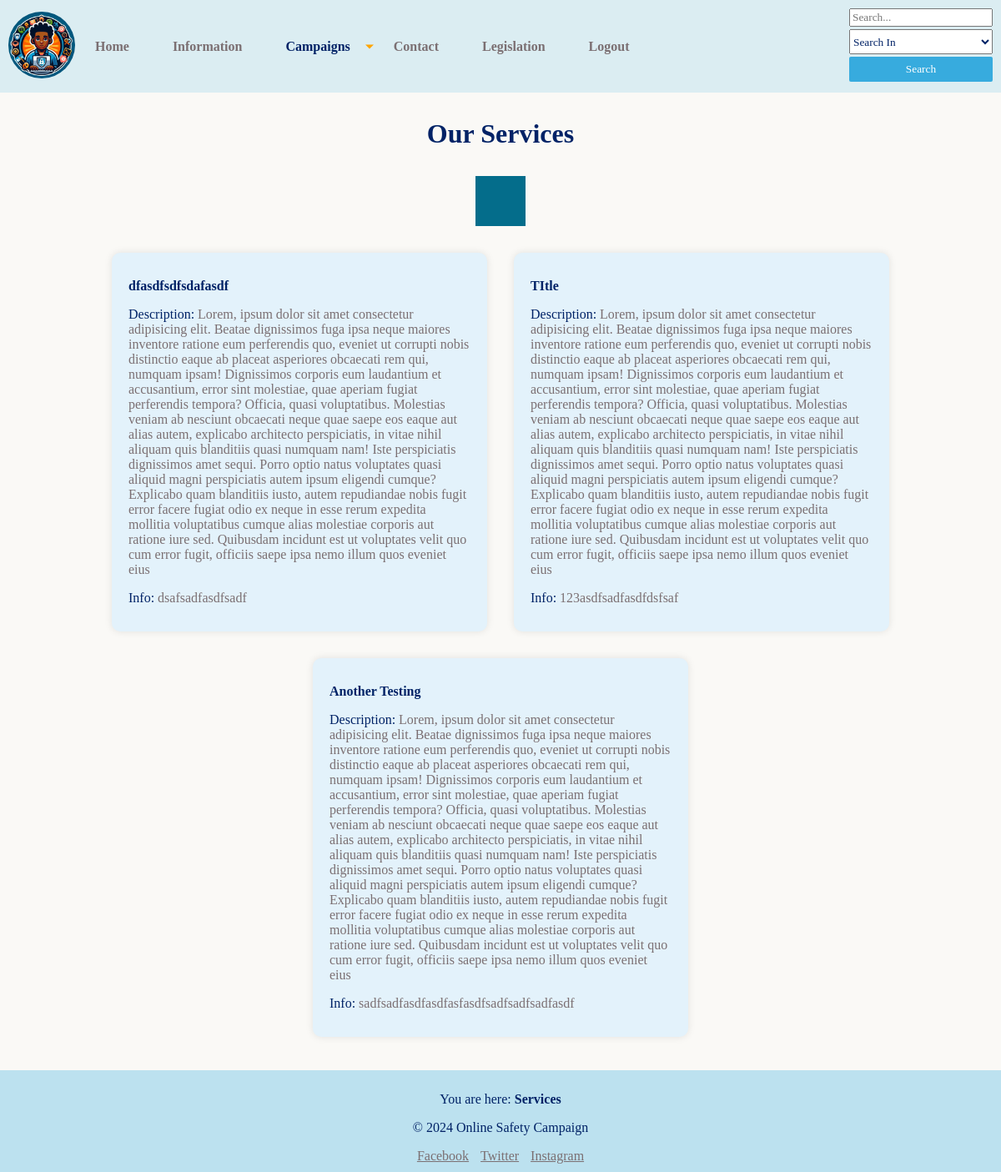
The page /social-media-campaign/service.php (signed in) on the database as committed earlier.
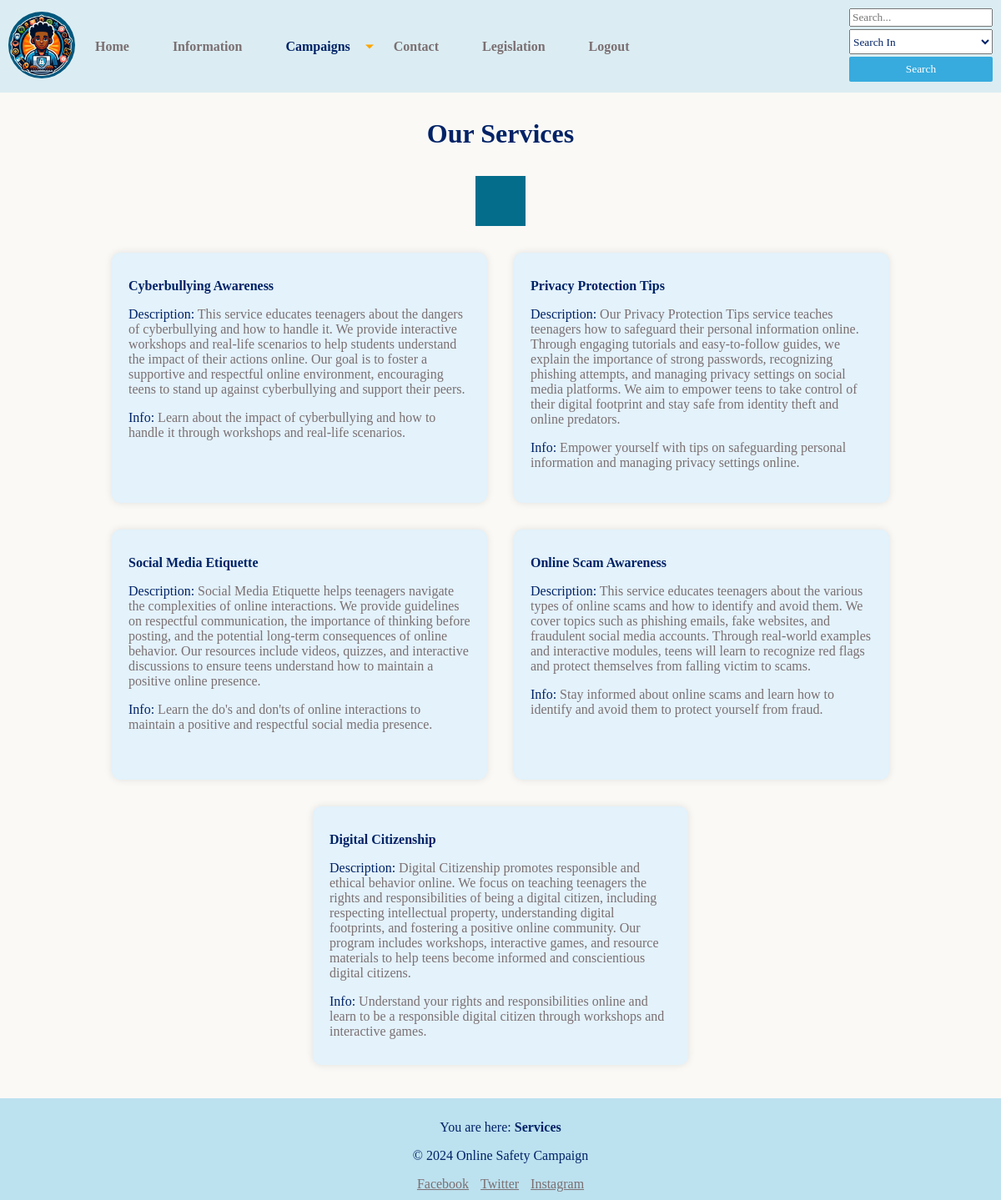
The same page on the database as committed later.
### tables this page shows
CREATE TABLE `services` (
  `id` int(11) NOT NULL,
  `title` varchar(200) NOT NULL,
  `description` varchar(1000) NOT NULL,
  `info` varchar(1000) NOT NULL,
  `created_at` timestamp NOT NULL DEFAULT current_timestamp()
);

### social-media-campaign/Model/DataBase.php (called while the page is built, shortened)
<?php
class DataBase
{
    protected static $instance;
    public function __construct()
    {
        try {
            $this->pdo=new PDO("mysql:dbname=social_media_campaign;host=localhost","root","");
        } catch (PDOException $exception) {
            echo $exception->getMessage();
        }
    }
    public static function getInstance() : DataBase
    {
        if (!self::$instance) {
            self::$instance = new self();
        }
        return self::$instance;
    }
}

### social-media-campaign/Model/Service.php (called while the page is built, shortened)
<?php
require_once("DataBase.php");
class Service
{
    private $db;
    private $table = "services";
    public function __construct()
    {
        $this->db = DataBase::getInstance();
    }
    protected function index(string $search, int | null $limit = null) : array
    {
        $condition = $search ? "%$search%" : "%" . '' . "%";
        if(!!$limit) {
            $statement = $this->db->pdo->prepare("SELECT * FROM $this->table WHERE (title LIKE :condition OR description LIKE :condition OR info LIKE :condition) AND (title != '') LIMIT :limit");
            $statement->bindParam(":limit", $limit, PDO::PARAM_INT);
        } else {
            $statement = $this->db->pdo->prepare("SELECT * FROM $this->table WHERE (title LIKE :condition OR description LIKE :condition OR info LIKE :condition) AND (title != '')");
        }
        $statement->bindParam(":condition", $condition);
        $statement->execute();
        return $statement->fetchAll(PDO::FETCH_OBJ);
    }
}

### social-media-campaign/Controller/ServiceController.php (called while the page is built, shortened)
<?php
require_once("Model/Service.php");
class ServiceController extends Service
{
    public function searchOrGetAllServices(string $search = '', int | null $limit = null) : array
    {
        return $this->index($search, $limit);
    }
}

### social-media-campaign/service.php (the view, shortened to what this page needs)
<!DOCTYPE html>
<?php
require_once "Controller/ServiceController.php";
$serviceController = new ServiceController();
if(isset($_GET['search'])) :
  $services = $serviceController->searchOrGetAllServices($_GET['search']);
else :
  $services = $serviceController->searchOrGetAllServices();
endif;
?>
<html lang="en">
  <head>
    <link rel="stylesheet" href="./styles/style.css">
    <link rel="stylesheet" href="./styles/user/service.css">
  </head>
  <body>
    <?php require_once "layouts/nav.php"; ?>
    <header>
      <h1>Our Services</h1>
    </header>
    <div class="w-fit mx-auto">
      <div class="serviceAnimation"></div>
    </div>
    <main id="user_parent_help">
      <?php if( count($services) > 0 ) : ?>
        <section class="px-100px flex flex-wrap justify-center items-stretch gap-2rem">
          <?php foreach ($services as $item) : ?>
          <div class="w-450px bg-primary-light-blue-50-opa50 px-20px py-15px rounded-10px shadow min-h-300px">
            <div>
              <p class="text-20px font-bold"><?= $item->title ?></p>
              <p class="text-gray-2">
                <span class="text-primary-color">Description: </span><?= $item->description ?>
              </p>
              <p class="text-gray-2">
                <span class="text-primary-color">Info: </span><?= $item->info ?>
              </p>
            </div>
          </div>
          <?php endforeach; ?>
      </section>
      <?php endif; ?>
    </main>
    <?php require_once "layouts/footer.php" ?>
  </body>
</html>

Rows that differ between the two databases and show on the page:
removed services: title "Another Testing", description "Lorem, ipsum dolor sit amet consectetur adipisicing elit. Beatae dignissimos fuga ipsa neque maiores inventore ratione eum perferendis quo, eveniet ut corrupti nobis distinctio eaque ab placeat asperiores obcaecati rem qui, numquam ipsam! Dignissimos corporis eum laudantium et accusantium, error sint molestiae, quae aperiam fugiat perferendis tempora? Officia, quasi voluptatibus. Molestias veniam ab nesciunt obcaecati neque quae saepe eos eaque aut alias autem, explicabo architecto perspiciatis, in vitae nihil aliquam quis blanditiis quasi numquam nam! Iste perspiciatis dignissimos amet sequi. Porro optio natus voluptates quasi aliquid magni perspiciatis autem ipsum eligendi cumque?…", info "sadfsadfasdfasdfasfasdfsadfsadfsadfasdf"
changed services: title "dfasdfsdfsdafasdf" → "Cyberbullying Awareness"; description "Lorem, ipsum dolor sit amet consectetur adipisicing elit. Beatae dignissimos fuga ipsa neque maiores inventore ratione eum perferendis quo, eveniet ut corrupti nobis distinctio eaque ab placeat asperiores obcaecati rem qui, numquam ipsam! Dignissimos corporis eum laudantium et accusantium, error sint molestiae, quae aperiam fugiat perferendis tempora? Officia, quasi voluptatibus. Molestias veniam ab nesciunt obcaecati neque quae saepe eos eaque aut alias autem, explicabo architecto perspiciatis, in vitae nihil aliquam quis blanditiis quasi numquam nam! Iste perspiciatis dignissimos amet sequi. Porro optio natus voluptates quasi aliquid magni perspiciatis autem ipsum eligendi cumque?…" → "This service educates teenagers about the dangers of cyberbullying and how to handle it. We provide interactive workshops and real-life scenarios to help students understand the impact of their actions online. Our goal is to foster a supportive and respectful online environment, encouraging teens to stand up against cyberbullying and support their peers."; info "dsafsadfasdfsadf" → "Learn about the impact of cyberbullying and how to handle it through workshops and real-life scenarios."
changed services: title "TItle" → "Privacy Protection Tips"; description "Lorem, ipsum dolor sit amet consectetur adipisicing elit. Beatae dignissimos fuga ipsa neque maiores inventore ratione eum perferendis quo, eveniet ut corrupti nobis distinctio eaque ab placeat asperiores obcaecati rem qui, numquam ipsam! Dignissimos corporis eum laudantium et accusantium, error sint molestiae, quae aperiam fugiat perferendis tempora? Officia, quasi voluptatibus. Molestias veniam ab nesciunt obcaecati neque quae saepe eos eaque aut alias autem, explicabo architecto perspiciatis, in vitae nihil aliquam quis blanditiis quasi numquam nam! Iste perspiciatis dignissimos amet sequi. Porro optio natus voluptates quasi aliquid magni perspiciatis autem ipsum eligendi cumque?…" → "Our Privacy Protection Tips service teaches teenagers how to safeguard their personal information online. Through engaging tutorials and easy-to-follow guides, we explain the importance of strong passwords, recognizing phishing attempts, and managing privacy settings on social media platforms. We aim to empower teens to take control of their digital footprint and stay safe from identity theft and online predators."; info "123asdfsadfasdfdsfsaf" → "Empower yourself with tips on safeguarding personal information and managing privacy settings online."
added services: title "Social Media Etiquette", description "Social Media Etiquette helps teenagers navigate the complexities of online interactions. We provide guidelines on respectful communication, the importance of thinking before posting, and the potential long-term consequences of online behavior. Our resources include videos, quizzes, and interactive discussions to ensure teens understand how to maintain a positive online presence.", info "Learn the do's and don'ts of online interactions to maintain a positive and respectful social media presence."
added services: title "Online Scam Awareness", description "This service educates teenagers about the various types of online scams and how to identify and avoid them. We cover topics such as phishing emails, fake websites, and fraudulent social media accounts. Through real-world examples and interactive modules, teens will learn to recognize red flags and protect themselves from falling victim to scams.", info "Stay informed about online scams and learn how to identify and avoid them to protect yourself from fraud."
added services: title "Digital Citizenship", description "Digital Citizenship promotes responsible and ethical behavior online. We focus on teaching teenagers the rights and responsibilities of being a digital citizen, including respecting intellectual property, understanding digital footprints, and fostering a positive online community. Our program includes workshops, interactive games, and resource materials to help teens become informed and conscientious digital citizens.", info "Understand your rights and responsibilities online and learn to be a responsible digital citizen through workshops and interactive games."
